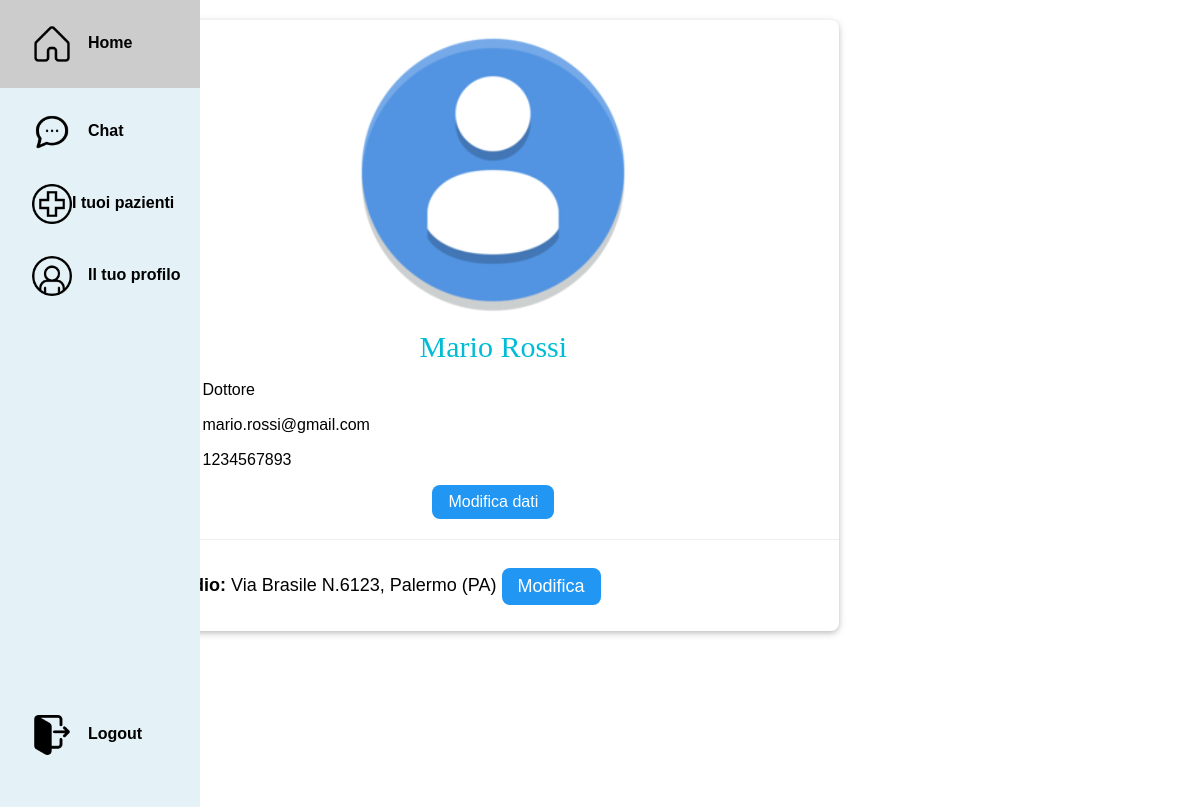
The app's page /profilo/ (signed in), older data.
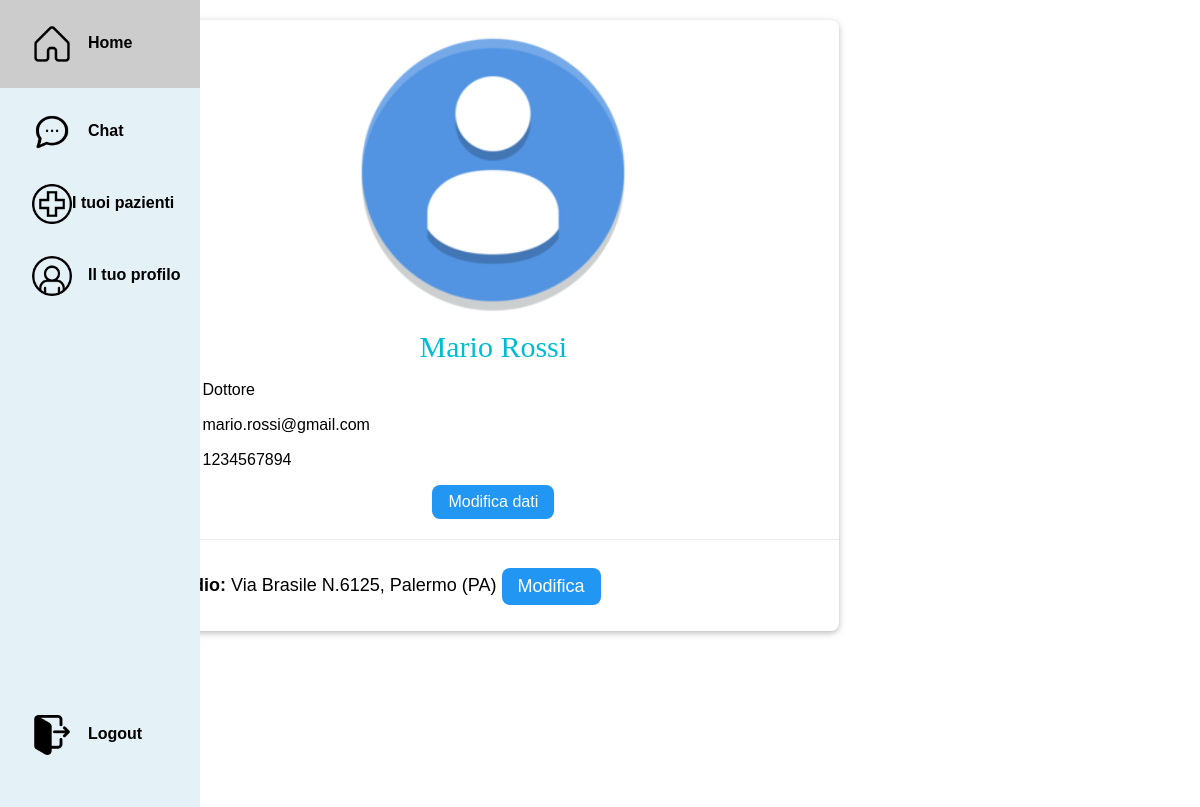
The same page, newer data.
### myapp/models.py (models this page shows)
class Utente(AbstractUser):
    cf = models.CharField(max_length=16, blank=True)
    nome = models.CharField(max_length=30, blank=True)
    cognome = models.CharField(max_length=30, blank=True)
    provincia = models.CharField(max_length=2, blank=True)
    telefono = models.CharField(max_length=10)
    email = models.EmailField(max_length=100, blank=True)
    genere = models.CharField(max_length=1, choices=[('M', 'Maschio'), ('F', 'Femmina')])
    data_nascita = models.DateField()
    foto_profilo = models.ImageField(upload_to='images/', default='images/default.jpg')
    tipo_utente = models.BooleanField(default=False)  # tipo = 1 => dottore, tipo = 0 => paziente
    objects = CustomUserManager()

class Studio(models.Model):
    medico = models.OneToOneField(Utente, on_delete=models.CASCADE, limit_choices_to={'tipo_utente': True})
    via = models.CharField(max_length=50,blank=True)
    civico = models.IntegerField(blank=True)
    citta = models.CharField(max_length=30,blank=True)
    provincia = models.CharField(max_length=2,blank=True)

### myapp/views.py (the view)
# urls.py: path('profilo/', views.profile, name='profilo'),
@login_required(login_url='login/')
def profile(request):
    user = request.user
    context={
        'user' : request.user,
        'form':   EditProfileForm(instance=user)
    }
    if user.tipo_utente:
        try:
                studio = Studio.objects.get(medico=request.user)
                studio_form = StudioForm(instance=studio)
        except Studio.DoesNotExist:
                studio = None
                studio_form = StudioForm()
        context['studio'] = studio
        context['studioform'] = studio_form
    return render(request, 'profile.html', context)

### myapp/templates/profile.html (shortened to what this page needs)
{% extends 'base.html' %}
{% load crispy_forms_tags %}
{% load static %}
{% block content %}
<link rel="stylesheet" href="{% static 'css/modals.css' %}">
<div class="w3-container">
    <div class="w3-twothird w3-card-2 w3-round-large w3-white">
        <div class="w3-center">
            <img class="foto_profilo" src="{{request.user.foto_profilo.url}}" id="output" style="width: 300px">
        </div>
        <h2 class="w3-text-cyan w3-cursive w3-center">{{ user.nome }} {{ user.cognome }}</h2>
        {% if not user.tipo_utente %}
        <p>
            <i class="fa fa-briefcase fa-fw w3-margin-left w3-margin-right w3-large w3-text-cyan"></i>Paziente
        </p>
        {% else %}
        <p>
            Dottore
        </p>
        {% endif %}
        <p>
            {{ user.email }}
        </p>
        <p>
            {{ user.telefono }}
        </p>
        <div class="w3-center">
            <button onclick="openModal('editing')" class="w3-btn w3-round-large w3-blue">Modifica dati</button>
        </div>
        <hr />
        {% if user.tipo_utente is True %}
        {% if studio %}
        <p class="w3-padding w3-large w3-text-black"><strong>Studio: </strong> Via {{studio.via}}
            N.{{studio.civico}}, {{studio.citta}} ({{studio.provincia}})
            <button onclick="openModal('studioModal')"
                class="w3-btn w3-round-large w3-blue w3-right-align">Modifica</button>
        </p>
        {% else %}
        <p class="w3-center w3-text-black w3-margin-bottom"><strong>Non hai ancora indicato uno studio.</strong>
            <a class="w3-margin-right w3-round-large" href="javascript:void(0)"
                onclick="openModal('studioModal')">Clicca
                qui per aggiungerlo!</a>
        </p>
        {% endif %}
        {% endif %}
    </div>
</div>
{% endblock %}

Row changes from the older to the newer data that the page shows:
changed Utente "Mario": telefono "1234567893" → "1234567894"
changed Studio "Brasile": civico "6123" → "6125"
